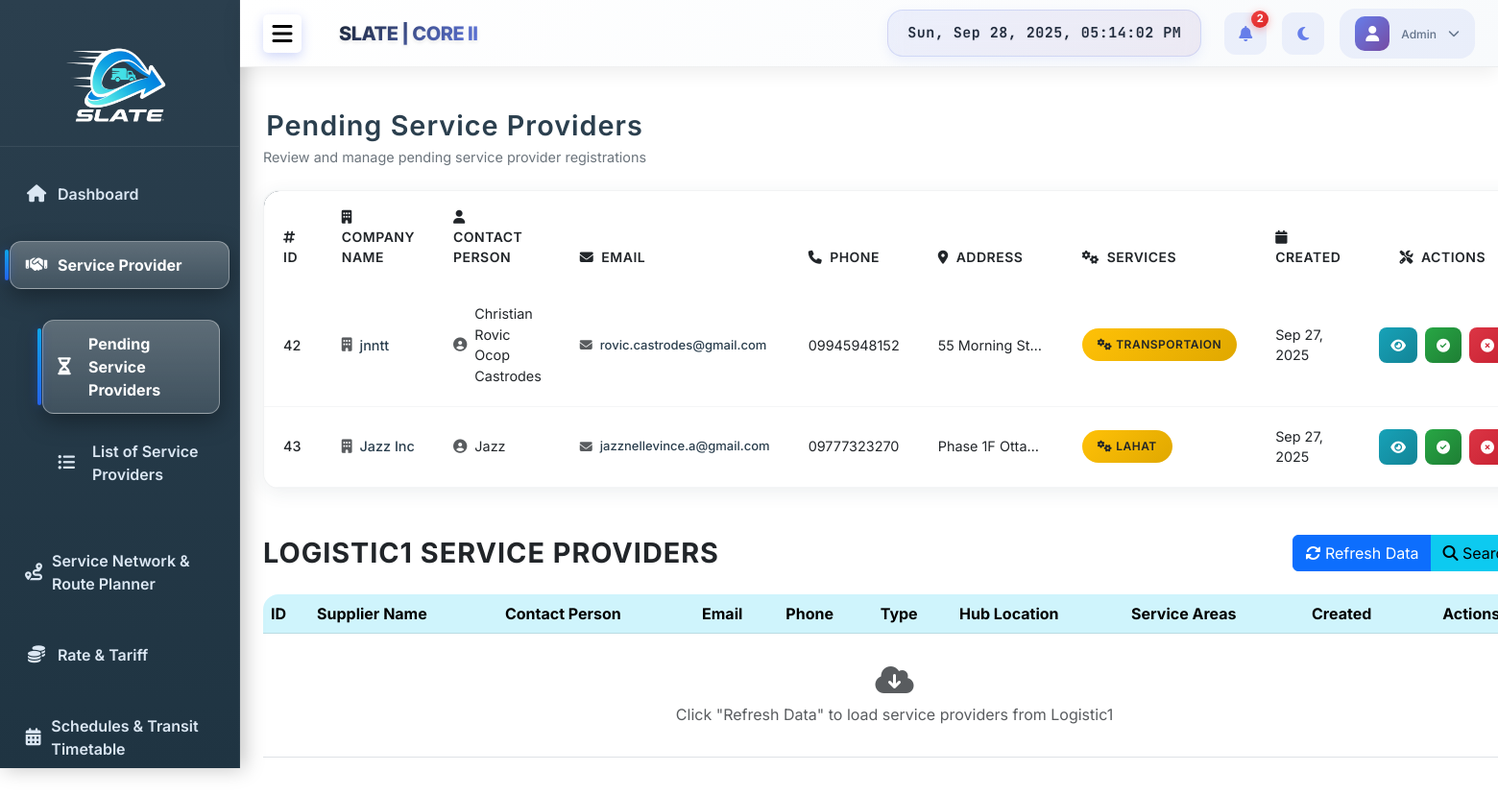
/admin/pending_providers.php (signed in), run on the app's committed database.
### tables this page shows
CREATE TABLE IF NOT EXISTS `pending_service_provider` (
  `registration_id` int NOT NULL AUTO_INCREMENT,
  `company_name` varchar(255) NOT NULL,
  `email` varchar(255) NOT NULL,
  `password` varchar(255) NOT NULL,
  `account_type` int NOT NULL DEFAULT '3',
  `contact_person` varchar(255) DEFAULT NULL,
  `contact_number` varchar(50) DEFAULT NULL,
  `address` text,
  `services` text,
  `website` varchar(255) DEFAULT NULL COMMENT 'Provider website URL',
  `iso_certified` enum('yes','no') DEFAULT NULL,
  `business_permit` varchar(255) DEFAULT NULL,
  `company_profile` varchar(255) DEFAULT NULL,
  `date_submitted` datetime DEFAULT CURRENT_TIMESTAMP,
  `created_at` datetime DEFAULT CURRENT_TIMESTAMP COMMENT 'Record creation timestamp',
  `imported_from` varchar(50) DEFAULT NULL COMMENT 'Source system (logistic1, manual, etc.)',
  `status` varchar(255) NOT NULL DEFAULT 'Pending',
  `rejection_reason` text COMMENT 'Reason for rejection',
  `rejected_at` datetime DEFAULT NULL COMMENT 'Rejection timestamp',
  `approved_at` datetime DEFAULT NULL COMMENT 'Approval timestamp',
  `external_id` int DEFAULT NULL COMMENT 'External API provider ID if imported',
  PRIMARY KEY (`registration_id`),
  KEY `idx_external_id` (`external_id`),
  KEY `idx_imported_from` (`imported_from`),
  KEY `idx_status` (`status`)
);

### admin/pending_providers.php (the view, shortened to what this page needs)
<?php
include('header.php');
include('sidebar.php');
include('navbar.php');
?>
<link rel="stylesheet" href="modern-table-styles.css">
<div class="content p-4">
    <div class="modern-header d-flex justify-content-between align-items-center mb-4">
        <div>
            <h3 class="mb-1">Pending Service Providers</h3>
            <p>Review and manage pending service provider registrations</p>
        </div>
    </div>
    <div class="modern-table-container">
        <div class="table-responsive">
            <table class="table modern-table">
                <thead>
                    <tr>
                        <th><i class="fas fa-hashtag me-2"></i>ID</th>
                        <th><i class="fas fa-building me-2"></i>Company Name</th>
                        <th><i class="fas fa-user me-2"></i>Contact Person</th>
                        <th><i class="fas fa-envelope me-2"></i>Email</th>
                        <th><i class="fas fa-phone me-2"></i>Phone</th>
                        <th><i class="fas fa-map-marker-alt me-2"></i>Address</th>
                        <th><i class="fas fa-cogs me-2"></i>Services</th>
                        <th><i class="fas fa-calendar me-2"></i>Created</th>
                        <th class="text-center"><i class="fas fa-tools me-2"></i>Actions</th>
                    </tr>
                </thead>
            <tbody>
            <?php
            $query = "SELECT * FROM pending_service_provider";
            $result = $conn->query($query);
            if ($result && $result->num_rows > 0):
                while ($row = $result->fetch_assoc()):
            ?>
                <tr class="modern-table-row">
                    <td><span class="fw-medium"><?= $row['registration_id'] ?></span></td>
                    <td>
                        <div class="company-name">
                            <i class="fas fa-building me-2 text-muted"></i>
                            <span class="fw-medium"><?= htmlspecialchars($row['company_name']) ?></span>
                        </div>
                    </td>
                    <td>
                        <div class="contact-info">
                            <i class="fas fa-user-circle me-2 text-muted"></i>
                            <span><?= htmlspecialchars($row['contact_person']) ?></span>
                        </div>
                    </td>
                    <td>
                        <div class="user-email">
                            <i class="fas fa-envelope me-2 text-muted"></i>
                            <span class="fw-medium"><?= htmlspecialchars($row['email'] ?? 'N/A') ?></span>
                        </div>
                    </td>
                    <td><?= htmlspecialchars($row['contact_number']) ?></td>
                    <td class="text-truncate" style="max-width: 150px;" title="<?= htmlspecialchars($row['address']) ?>">
                        <?= htmlspecialchars($row['address']) ?>
                    </td>
                    <td>
                        <span class="modern-badge badge-pending">
                            <i class="fas fa-cogs me-1"></i>
                            <?= htmlspecialchars($row['services']) ?>
                        </span>
                    </td>
                    <td><?= date('M d, Y', strtotime($row['date_submitted'] ?? 'now')) ?></td>
                    <td class="text-center">
                        <div class="action-buttons">
                            <button class="btn btn-modern-view viewBtn" data-id="<?= $row['registration_id'] ?>" data-bs-toggle="modal" data-bs-target="#viewProviderModal" title="View Details">
                                <i class="fas fa-eye"></i>
                            </button>
                            <button class="btn btn-modern-success approve-btn"
                                    data-id="<?= $row['registration_id'] ?>"
                                    data-company="<?= htmlspecialchars($row['company_name']) ?>"
                                    title="Approve Provider">
                                <i class="fas fa-check-circle"></i>
                            </button>
                            <button class="btn btn-modern-delete reject-btn"
                                    data-id="<?= $row['registration_id'] ?>"
                                    data-company="<?= htmlspecialchars($row['company_name']) ?>"
                                    title="Reject Provider">
                                <i class="fas fa-times-circle"></i>
                            </button>
                        </div>
                    </td>
                </tr>
            <?php
                endwhile;
            endif;
            ?>
            </tbody>
            </table>
        </div>
    </div>
    <div class="mt-5">
        <div class="d-flex justify-content-between align-items-center mb-4">
            <h3 class="mb-0">LOGISTIC1 SERVICE PROVIDERS</h3>
            <div class="btn-group" role="group">
                <button type="button" class="btn btn-primary" id="refreshLogistic1Btn">
                    <i class="fas fa-sync-alt"></i> Refresh Data
                </button>
                <button type="button" class="btn btn-info" id="searchLogistic1Btn" data-bs-toggle="modal" data-bs-target="#searchModal">
                    <i class="fas fa-search"></i> Search
                </button>
            </div>
        </div>
        <div class="table-responsive">
            <table class="table table-hover align-middle" id="logistic1Table">
                <thead class="table-info">
                    <tr>
                        <th>ID</th>
                        <th>Supplier Name</th>
                        <th>Contact Person</th>
                        <th>Email</th>
                        <th>Phone</th>
                        <th>Type</th>
                        <th>Hub Location</th>
                        <th>Service Areas</th>
                        <th>Created</th>
                        <th class="text-center">Actions</th>
                    </tr>
                </thead>
                <tbody id="logistic1TableBody">
                    <tr>
                        <td colspan="10" class="text-center text-muted">
                            <div class="py-4">
                                <i class="fas fa-cloud-download-alt fa-2x mb-2"></i><br>
                                Click "Refresh Data" to load service providers from Logistic1
                            </div>
                        </td>
                    </tr>
                </tbody>
            </table>
        </div>
    </div>
</div>
<?php include('footer.php'); ?>

### admin/styles1.css (style rules this page uses)
* { margin: 0; padding: 0; box-sizing: border-box; }
body { display: flex; font-family: 'Inter', -apple-system, BlinkMacSystemFont, 'Segoe UI', Roboto, sans-serif; }
.user-email { font-size: 13px; font-weight: 500; color: #64748b; }
.content { margin-left: 250px; margin-top: 90px; padding: 20px; flex-grow: 1; transition: margin-left 0.3s ease; }
.content h3 { text-align: center; font-weight: 700; font-size: clamp(1.2rem, 2vw + 0.5rem, 1.8rem); padding: 0; border-radius: 0; background: transparent; color: inherit; box-shadow: none; letter-spacing: 1px; }
body, .sidebar, .navbar, .content, form, input, select, textarea, button { transition: background-color 0.4s ease, color 0.4s ease, border-color 0.4s ease; }
.action-buttons .btn { margin-right: 4px; }
.action-buttons .btn:last-child { margin-right: 0; }

### admin/modern-table-styles.css (style rules this page uses)
.modern-table-container { background: #fff; border-radius: 16px; box-shadow: 0 4px 20px rgba(43, 63, 78, 0.08); overflow: hidden; border: 1px solid rgba(43, 63, 78, 0.06); margin-bottom: 2rem; }
.modern-table { margin-bottom: 0; border: none; }
.modern-table thead { background: linear-gradient(135deg, #2b3f4e 0%, #1f3442 100%); color: #fff; }
.modern-table thead th { border: none; padding: 1rem 1.25rem; font-weight: 600; font-size: 0.875rem; text-transform: uppercase; letter-spacing: 0.5px; border-bottom: 2px solid rgba(255,255,255,0.1); }
.modern-table tbody tr { border-bottom: 1px solid rgba(43, 63, 78, 0.05); transition: all 0.3s ease; }
.modern-table tbody td { padding: 1.25rem; vertical-align: middle; border: none; font-size: 0.9rem; }
.modern-header { margin-bottom: 2rem; }
.modern-header h3, .modern-header h4 { color: #2b3f4e; font-weight: 600; margin-bottom: 0.5rem; }
.modern-header p { color: #6c757d; margin-bottom: 0; font-size: 0.9rem; }
.btn-modern-delete { background: linear-gradient(135deg, #dc3545, #c82333); border: none; color: white; padding: 0.5rem 0.75rem; border-radius: 8px; font-size: 0.875rem; transition: all 0.3s ease; }
.btn-modern-view { background: linear-gradient(135deg, #17a2b8, #138496); border: none; color: white; padding: 0.5rem 0.75rem; border-radius: 8px; font-size: 0.875rem; transition: all 0.3s ease; margin-right: 0.25rem; }
.btn-modern-success { background: linear-gradient(135deg, #28a745, #1e7e34); border: none; color: white; padding: 0.5rem 0.75rem; border-radius: 8px; font-size: 0.875rem; transition: all 0.3s ease; margin-right: 0.25rem; }
.modern-badge { padding: 0.5rem 1rem; border-radius: 20px; font-size: 0.75rem; font-weight: 600; text-transform: uppercase; letter-spacing: 0.5px; display: inline-flex; align-items: center; }
.badge-pending { background: linear-gradient(135deg, #ffc107, #e0a800); color: #212529; }
.user-email, .company-name, .contact-info { display: flex; align-items: center; }
.user-email .fw-medium, .company-name .fw-medium, .contact-info .fw-medium { color: #2b3f4e; font-weight: 500; }
.table-responsive { border-radius: 16px; max-height: 600px; overflow-y: auto; }
.action-buttons { display: flex; gap: 0.25rem; justify-content: center; align-items: center; }

### data on the page
pending_service_provider: registration_id "42", company_name "jnntt", contact_person "Christian Rovic Ocop Castrodes", email "rovic.castrodes@gmail.com", contact_number "09945948152", address "55 Morning St…", services "TRANSPORTAION", date_submitted "Sep 27, 2025"
pending_service_provider: registration_id "43", company_name "Jazz Inc", contact_person "Jazz", email "jazznellevince.a@gmail.com", contact_number "09777323270", address "Phase 1F Otta…", services "LAHAT", date_submitted "Sep 27, 2025"

### other printed values
$notifCount "2"
